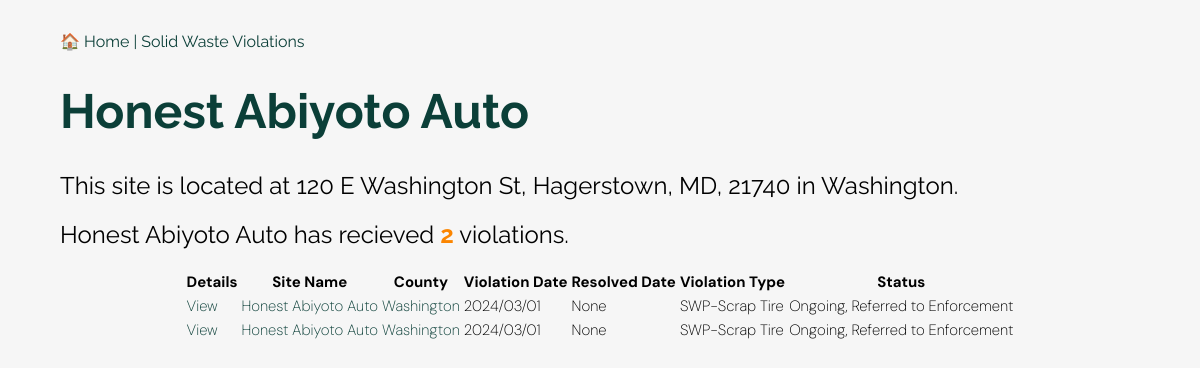
The app's page /site/180960, older data.
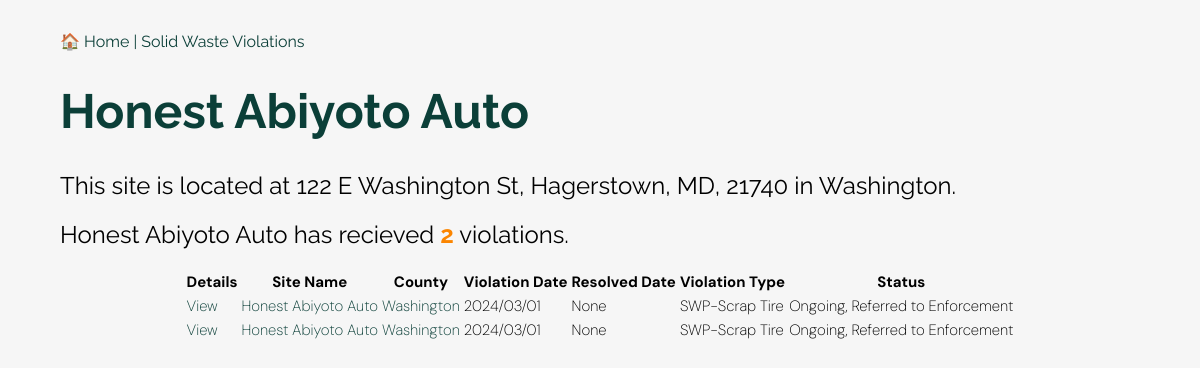
The same page, newer data.
### app.py (models this page shows)
class Violation(Model):
    site_no = CharField()
    site_name = CharField()
    street_address = CharField()
    city_state_zip = CharField()
    county = CharField()
    media = CharField()
    violation_date = DateTimeField()
    status = CharField()
    resolved_date = DateTimeField()
    violation = CharField()
    id = CharField(primary_key=True, unique=True)
    @property
    def county_obj(self):
        return County.get(County.county == self.county)
    class Meta:
        table_name = "violations"
        database = db

### app.py (the view)
@app.route("/site/<site_no>")
def site(site_no):
    template = 'site.html'
    site_number = Violation.get(Violation.site_no == site_no)
    total_violations = (Violation
                        .select()
                        .where(Violation.site_no == site_no)
                        .count())
    violation_list = Violation.select().where(
        Violation.site_no == site_no
    ).order_by(Violation.violation_date.desc())
    site_violation_count = violation_list.count()
    return render_template(template,
    site_name = site_number.site_name,
    street_address = site_number.street_address,
    county = site_number.county,
    city_state_zip = site_number.city_state_zip,
    violation_list = violation_list,
    site_violation_count = site_violation_count,
    )

### templates/site.html (shortened to what this page needs)
<!doctype html>
<html>
  <head>
    <link href="https://cdn.datatables.net/v/dt/dt-2.0.7/r-3.0.2/datatables.min.css" rel="stylesheet">
    <link rel="stylesheet" href="{{ url_for('static', filename='style.css') }}"">
  </head>
  <body>
      <div class="jumbotron">
        <div class="container">
          <nav class="navbar navbar-expand-lg navbar-dark bg-dark">
            <a class="navbar-brand" href="/">&#127968 Home | Solid Waste Violations</a>
          </nav>
          <h1>{{ site_name }}</h1>
          <h2>This site is located at {{ street_address }}, {{ city_state_zip }} in {{ county }}.</h2>
          <h2>{{ site_name }} has recieved <div class="total">{{ site_violation_count }}</div> violations.</h2>
          <table id="violations" class="display">
            <thead>
            <tr>
              <th>Details</th>
              <th>Site Name</th>
              <th>County</th>
              <th>Violation Date</th>
              <th>Resolved Date</th>
              <th>Violation Type</th>
              <th>Status</th>
          </tr>
        </thead>
        <tbody>
          {% for violation in violation_list %}
          <tr>
            <td><a href="{{ url_for('detail', id=violation.id) }}">View</a></td>
            <td><a href="{{ url_for('site', site_no=violation.site_no) }}">{{ violation.site_name }}</a></td>
            <td><a href="{{ url_for('county', slug=violation.county_obj.slug) }}">{{ violation.county }}</td>
            <td>{{ violation.violation_date if violation.violation_date not in ['', 'None'] else 'None' }}</td>
            <td>{{ violation.resolved_date if violation.resolved_date not in ['', 'None'] else 'None' }}</td>
            <td>{{ violation.media }}</td>
            <td>{{ violation.status }}</td>
          </tr>
          {% endfor %}
        </tbody>
        </table>
        </div>
      </div>
  </body>
</html>

### static/style.css (style rules this page uses)
table { font-size: 15px; font-family: 'DM Sans', sans-serif; font-weight: 200; table-layout: fixed; margin: auto; }
.container { width: 90%; margin: auto; overflow-x: auto; }
tr, td, th { border-color: #f2f2f2; box-sizing: border-box; }
body { margin: 0 auto; padding: 0; font-family: 'Raleway', sans-serif; background-color: #F6F6F6; max-width: 1200px; margin-top: 2em; margin-bottom: 1em; }
h1 { color: #0B3F38; font-size: 3em; }
.total { font-weight: bold; color: #fb8500; display: inline; }
a { text-decoration: none; color: #0B3F38; }
h1 { font-size: 3em; }
h2 { font-weight: normal; }

Row changes from the older to the newer data that the page shows:
changed Violation "Hagerstown, MD, 21740": street_address "120 E Washington St" → "122 E Washington St"
